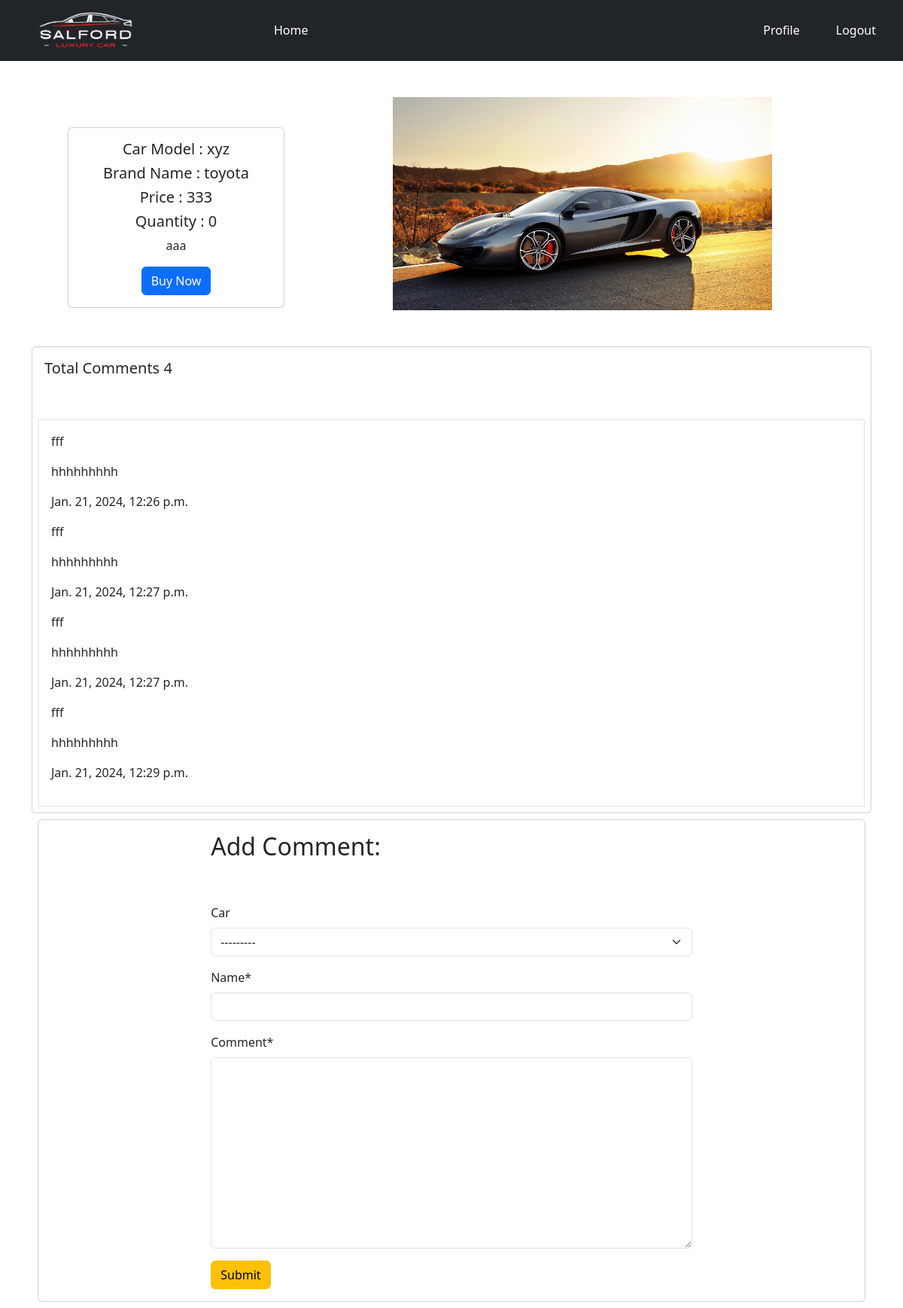
/car/detailcar/1 (signed in), run on the app's committed database.
### car/models.py (models this page shows, shortened)
class CarModel(models.Model):
    car_name = models.CharField(max_length=20)
    brand = models.ForeignKey(BrandModel, on_delete = models.CASCADE)
    description = models.TextField()
    image = models.ImageField(upload_to='car_images/')
    car_price = models.IntegerField()
    quantity = models.PositiveBigIntegerField(default=0)
    def __str__(self) :
        return self.car_name

class CommentModel(models.Model):
    car = models.ForeignKey(CarModel,on_delete=models.CASCADE,related_name='comments',null=True,blank=True)
    name = models.CharField(max_length = 20)
    comment = models.TextField()
    commentDate = models.DateTimeField(auto_now_add=True)

### brand/models.py (models this page shows, shortened)
class BrandModel(models.Model):
    brand_name = models.CharField(max_length=20)
    slug = models.SlugField(max_length=20,unique=True,null=True,blank=True)

### car/views.py (the view, shortened to what this page needs)
# urls.py: path('detailcar/<int:id>',views.CarDetailView.as_view(),name='detail_car'),
class CarDetailView(DetailView):
    model = CarModel
    context_object_name = 'car'
    pk_url_kwarg = 'id'
    template_name = 'carDetails.html'
    def get_context_data(self, **kwargs):
        context = super().get_context_data(**kwargs)
        car = self.object
        comments = car.comments.all()
        comment_form = forms.CommentForm()
        context['comments'] = comments
        context['comment_form'] = comment_form
        return context

### car/forms.py
class CommentForm(forms.ModelForm):
    class Meta:
        model = models.CommentModel
        fields = '__all__'

### car/templates/carDetails.html (shortened to what this page needs)
{% extends "base.html" %}
{% load crispy_forms_tags %}
{% load static %}
{% block content %}
<div class="container container-fluid">
  <div class="row d-flex flex-wrap p-5  " style="text-align: center;">
    <div class="col-md-4" style="padding-top: 40px;">
        <div class="card" style="width: 18rem;">
            <div class="card-body">
              <h5 class="card-title">Car Model : {{object.car_name}}</h5>
              <h5 class="">Brand Name : {{object.brand.brand_name}}</h5>
              <h5 class="">Price : {{object.car_price}}</h5>
              <h5>Quantity : {{object.quantity}}</h5>
              <p class="card-text">{{object.description}}</p>
              {% if request.user.is_authenticated %}
              <a class="btn btn-primary" href="{% url "buy_car" id=object.id %}">Buy Now</a>
              {% endif %}
            </div>
          </div>
    </div>
    <div class="col-md-8">
      <img class="w-75" src="{% static 'R.jpeg' %}" alt="">
  </div>
</div>
<div class="card d-flex">
    <h5 class="p-3 ">Total Comments {{comments | length}}</h5><br>
    <div class="card-body border m-2">
      {% for comment in comments %}
      <p>{{comment.name}}</p>
      <p>{{comment.comment}}</p>
      <p>{{comment.commentDate}}</p>
      {% endfor %}
    </div>
  </div>
  <div class="card m-2">
    <div class="card-body">
      <form action=""  method="post" style="width: 60%;margin: auto;">
        <h2>Add Comment: </h2><br><br>
            {{comment_form | crispy}}
            <button class="btn btn-warning">Submit</button>
        </form>
    </div>
  </div>
</div>
{% endblock content %}

### data on the page
CarModel: car_name "xyz", brand.brand_name "toyota", car_price "333", quantity "0", description "aaa"
CommentModel: name "fff", comment "hhhhhhhhh", commentDate "Jan. 21, 2024, 12:26 p.m."
CommentModel: name "fff", comment "hhhhhhhhh", commentDate "Jan. 21, 2024, 12:27 p.m."
CommentModel: name "fff", comment "hhhhhhhhh", commentDate "Jan. 21, 2024, 12:27 p.m."
CommentModel: name "fff", comment "hhhhhhhhh", commentDate "Jan. 21, 2024, 12:29 p.m."

### other printed values
{{ comments | length }} "4"
